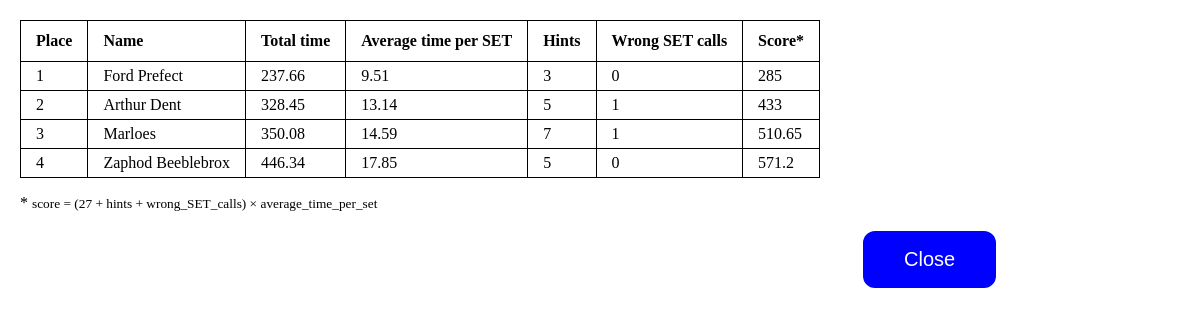
The app's page /scores/, older data.
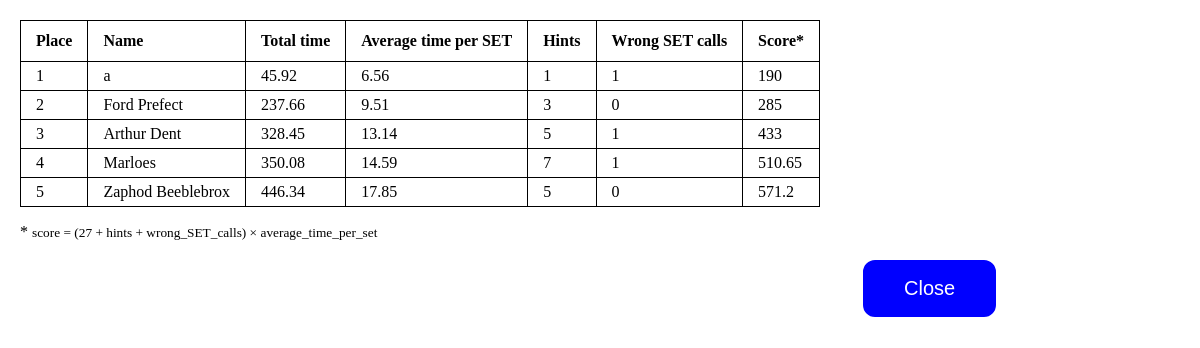
The same page, newer data.
### game/models.py (models this page shows, shortened)
class Highscore(models.Model):
    name = models.CharField(max_length=25)
    total_time = models.FloatField()
    average = models.FloatField()
    hints = models.PositiveIntegerField()
    wrong_sets = models.PositiveIntegerField()
    score = models.PositiveIntegerField()

### game/views.py (the view, shortened to what this page needs)
# urls.py: path('scores/', views.scores, name='scores'),
def scores(request):
    score_form = HighscoreForm(request.POST or None)
    context = {'stored_results': Highscore.objects.order_by('score'),
               'form': score_form}
    return render(request, 'game/scores.html', context)

### game/templates/game/scores.html (shortened to what this page needs)
{% extends 'game/base.html' %}
{% load static %}
{% block header %}
    <link rel="stylesheet" href="{% static '/game/css/scores.css' %}">
{% endblock %}
{% block body %}
<div id="table_section">
<table>
    <tr>
        <th>Place</th>
        <th>Name</th>
        <th>Total time</th>
        <th>Average time per SET</th>
        <th>Hints</th>
        <th>Wrong SET calls</th>
        <th>Score*</th>
    </tr>
    {% for result in stored_results %}
        <tr>
            <td>{{ forloop.counter }}</td>
            <td>{{ result.name }}</td>
            <td>{{ result.total_time }}</td>
            <td>{{ result.average }}</td>
            <td>{{ result.hints }}</td>
            <td>{{ result.wrong_sets }}</td>
            <td>{{ result.score }}</td>
        </tr>
    {% endfor %}
</table>
<p>* <small>score = (27 + hints + wrong_SET_calls) &#215 average_time_per_set</small></p>
<div id="control_section">
<form action="{% url 'results' %}" method="POST">
    <button class="button" id="results" type="submit" name="req"
        value="results">
        Close
    </button>
</form>
</div>
{% endblock %}

Row changes from the older to the newer data that the page shows:
added Highscore: name "a", total_time "45.92", average "6.56", hints "1", wrong_sets "1", score "190"
